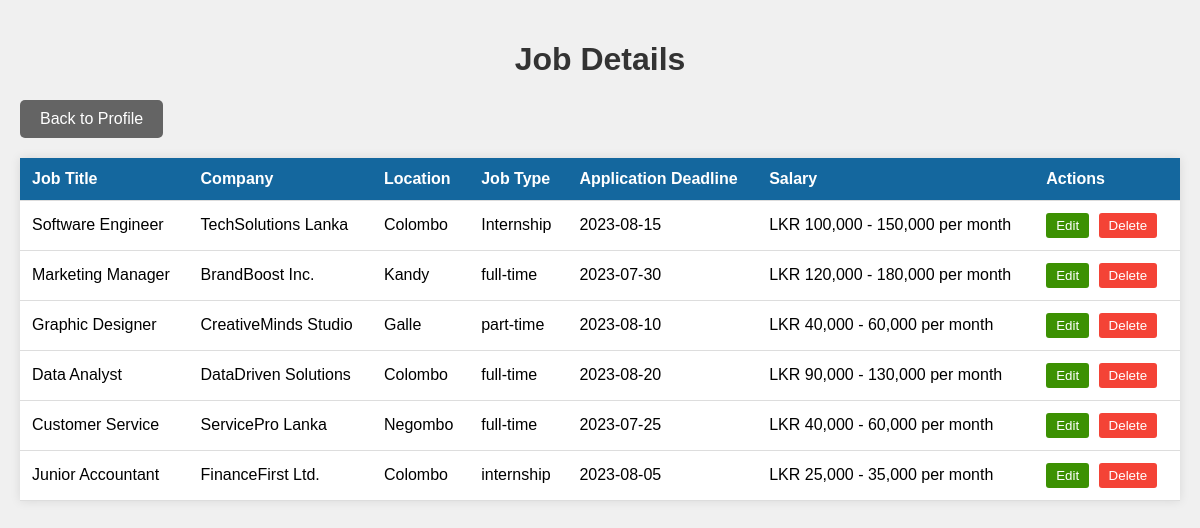
/job-details.php (signed in), run on the app's committed database.
### tables this page shows
CREATE TABLE `jobs` (
  `id` int(11) NOT NULL,
  `job_title` varchar(255) NOT NULL,
  `company` varchar(255) NOT NULL,
  `location` varchar(255) NOT NULL,
  `job_type` varchar(50) NOT NULL,
  `application_deadline` date NOT NULL,
  `salary` varchar(100) DEFAULT NULL,
  `description` text NOT NULL,
  `requirements` text NOT NULL,
  `contact_name` varchar(255) NOT NULL,
  `contact_email` varchar(255) NOT NULL,
  `contact_phone` varchar(50) DEFAULT NULL,
  `created_at` timestamp NOT NULL DEFAULT current_timestamp(),
  `user_id` int(11) DEFAULT NULL
);

### job-details.php (the view, shortened to what this page needs)
<?php
require_once 'config.php';
$user_id = $_SESSION['user_id'];
function getJobDetails($conn, $user_id) {
    $sql = "SELECT * FROM jobs WHERE user_id = ?";
    $stmt = $conn->prepare($sql);
    $stmt->bind_param("i", $user_id);
    $stmt->execute();
    $result = $stmt->get_result();
    return $result->fetch_all(MYSQLI_ASSOC);
}
$jobs = getJobDetails($conn, $user_id);
?>
<!DOCTYPE html>
<html lang="en">
<head>
    <link rel="stylesheet" href="css/job-details.css">
</head>
<body>
    <div class="container">
        <h1>Job Details</h1>
        <a href="profile.php" class="back-button">Back to Profile</a>
        <table>
            <thead>
                <tr>
                    <th>Job Title</th>
                    <th>Company</th>
                    <th>Location</th>
                    <th>Job Type</th>
                    <th>Application Deadline</th>
                    <th>Salary</th>
                    <th>Actions</th>
                </tr>
            </thead>
            <tbody>
                <?php foreach ($jobs as $job): ?>
                    <tr>
                        <td><?php echo htmlspecialchars($job['job_title']); ?></td>
                        <td><?php echo htmlspecialchars($job['company']); ?></td>
                        <td><?php echo htmlspecialchars($job['location']); ?></td>
                        <td><?php echo htmlspecialchars($job['job_type']); ?></td>
                        <td><?php echo htmlspecialchars($job['application_deadline']); ?></td>
                        <td><?php echo htmlspecialchars($job['salary']); ?></td>
                        <td>
                            <button class="edit-button" data-job-id="<?php echo $job['id']; ?>">Edit</button>
                            <form method="post" style="display: inline;">
                                <button type="submit" name="delete_job" class="delete-button" onclick="return confirm('Are you sure you want to delete this job?')">Delete</button>
                            </form>
                        </td>
                    </tr>
                <?php endforeach; ?>
            </tbody>
        </table>
    </div>
  </body>
  </html>
</html>

### css/job-details.css (style rules this page uses)
body { font-family: Arial, sans-serif; background-color: #f0f0f0; margin: 0; padding: 0; }
.container { max-width: 1200px; margin: 0 auto; padding: 20px; }
h1 { color: #333; text-align: center; }
.back-button { display: inline-block; background-color: #646464; color: white; padding: 10px 20px; text-decoration: none; border-radius: 5px; margin-bottom: 20px; }
table { width: 100%; border-collapse: collapse; background-color: white; box-shadow: 0 0 10px rgba(0, 0, 0, 0.1); }
th, td { padding: 12px; text-align: left; border-bottom: 1px solid #ddd; }
th { background-color: #14679e; color: white; }
.edit-button, .delete-button { display: inline-block; padding: 5px 10px; text-decoration: none; color: white; border-radius: 3px; margin-right: 5px; cursor: pointer; }
.edit-button { background-color: rgb(60, 145, 2); border: none; }
.delete-button { background-color: #f44336; border: none; }

### data on the page
jobs: job_title "Software Engineer", company "TechSolutions Lanka", location "Colombo", job_type "Internship", application_deadline "2023-08-15", salary "LKR 100,000 - 150,000 per month"
jobs: job_title "Marketing Manager", company "BrandBoost Inc.", location "Kandy", job_type "full-time", application_deadline "2023-07-30", salary "LKR 120,000 - 180,000 per month"
jobs: job_title "Graphic Designer", company "CreativeMinds Studio", location "Galle", job_type "part-time", application_deadline "2023-08-10", salary "LKR 40,000 - 60,000 per month"
jobs: job_title "Data Analyst", company "DataDriven Solutions", location "Colombo", job_type "full-time", application_deadline "2023-08-20", salary "LKR 90,000 - 130,000 per month"
jobs: job_title "Customer Service", company "ServicePro Lanka", location "Negombo", job_type "full-time", application_deadline "2023-07-25", salary "LKR 40,000 - 60,000 per month"
jobs: job_title "Junior Accountant", company "FinanceFirst Ltd.", location "Colombo", job_type "internship", application_deadline "2023-08-05", salary "LKR 25,000 - 35,000 per month"
